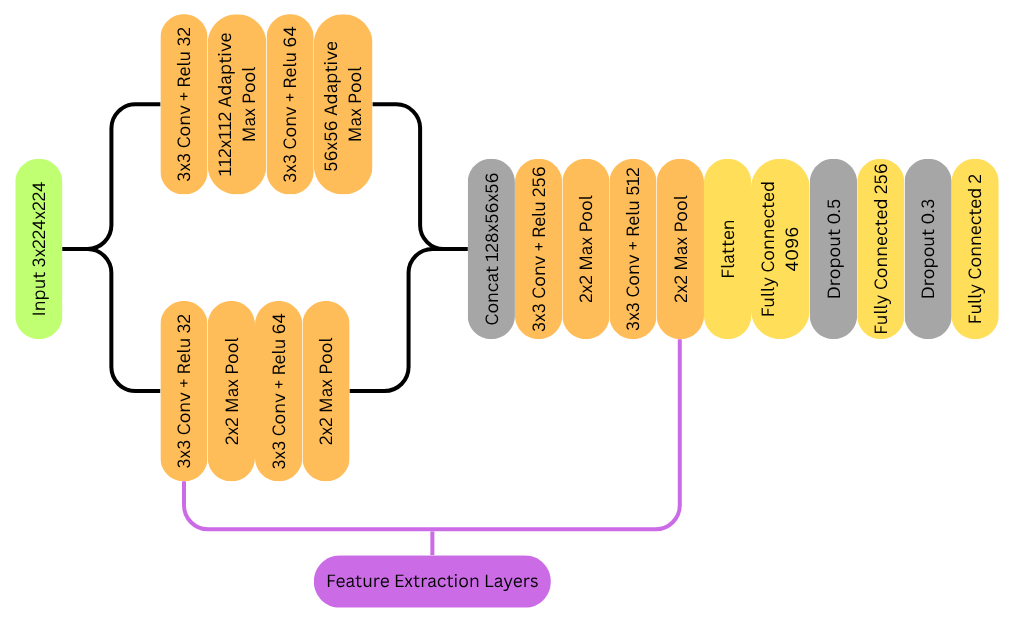
#> input picture images/dual.png, 1015 x 627 px
$ python -i preprocessing.py   (imports and definitions only)
#> lines starting #> are read from the running program, lines starting #| are printed output that depends on the picture
import numpy as np
import cv2


# [22 lines left out: function get_oct_image, not called in this run]


def apply_fun_pre(path):

#> called with path = '../images/dual.png'
    img_bgr = cv2.imread(path)
#> img_bgr is the input picture: shape (627, 1015, 3); mean B, G, R 211.6, 231.9, 244.7
    img_bgr = cv2.resize(img_bgr, (224,224))
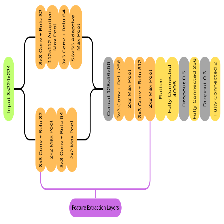
#> img_bgr: shape (224, 224, 3); mean B, G, R 211.3, 231.8, 244.5


    img_hsv = cv2.cvtColor(img_bgr, cv2.COLOR_BGR2HSV)
#> img_hsv: shape (224, 224, 3); mean H, S, V 8.6, 39.8, 245.8


    v_channel = img_hsv[:, :, 2]
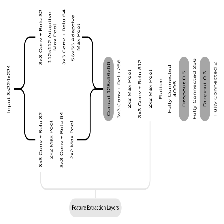
#> v_channel: shape (224, 224); min 0, max 255, mean 245.8


    clahe = cv2.createCLAHE(clipLimit=2.0, tileGridSize=(8,8))
    v_clahe = clahe.apply(v_channel)

    img_hsv_clahe = img_hsv.copy()
    img_hsv_clahe[:, :, 2] = v_clahe
#> img_hsv_clahe: shape (224, 224, 3); mean H, S, V 8.6, 39.8, 246.2
    img_clahe_rgb = cv2.cvtColor(img_hsv_clahe, cv2.COLOR_HSV2RGB)

    return img_clahe_rgb


# [92 lines left out: functions fibonacci, mini, algo3, apply_clahe, apply_algo, not called in this run]

>>> result = apply_fun_pre('../images/dual.png')

$ run again, on images/fine.png
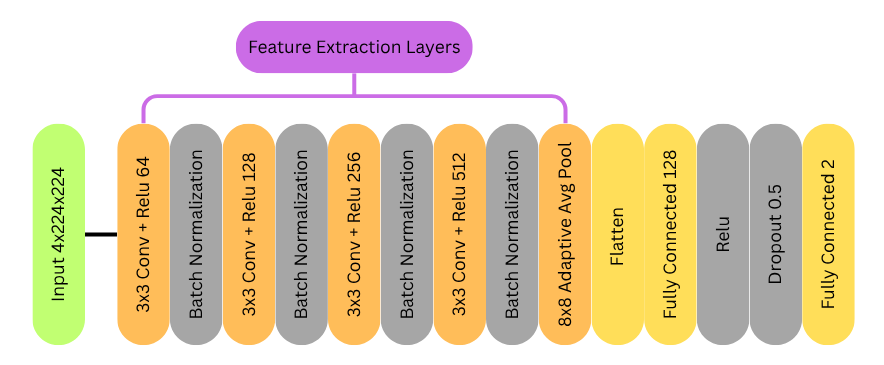
#> input picture images/fine.png, 884 x 365 px
#> in apply_fun_pre, img_bgr is the input picture: shape (365, 884, 3); mean B, G, R 182.5, 211.5, 227.3
#> in apply_fun_pre, `img_bgr = cv2.resize(img_bgr, (224,224))`:
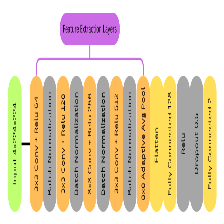
#> img_bgr: shape (224, 224, 3); mean B, G, R 182.4, 211.6, 227.2
#> img_hsv: shape (224, 224, 3); mean H, S, V 14, 55.8, 230.4
#> in apply_fun_pre, `v_channel = img_hsv[:, :, 2]`:
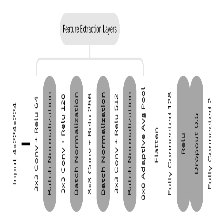
#> v_channel: shape (224, 224); min 0, max 255, mean 230.4
#> img_hsv_clahe: shape (224, 224, 3); mean H, S, V 14, 55.8, 232.9
